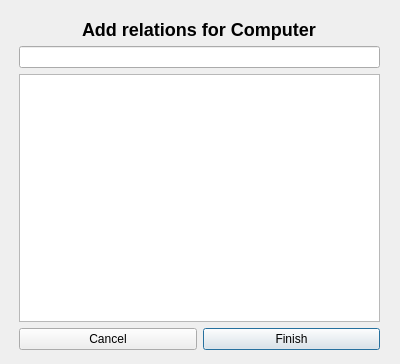
<?xml version="1.0" encoding="UTF-8"?>
<ui version="4.0">
 <class>AddRelationToComputer</class>
 <widget class="QDialog" name="AddRelationToComputer">
  <property name="geometry">
   <rect>
    <x>0</x>
    <y>0</y>
    <width>400</width>
    <height>364</height>
   </rect>
  </property>
  <property name="windowTitle">
   <string>Add Relations</string>
  </property>
  <widget class="QWidget" name="verticalLayoutWidget">
   <property name="geometry">
    <rect>
     <x>19</x>
     <y>19</y>
     <width>361</width>
     <height>331</height>
    </rect>
   </property>
   <layout class="QVBoxLayout" name="verticalLayout">
    <item alignment="Qt::AlignHCenter">
     <widget class="QLabel" name="label_the_computer">
      <property name="text">
       <string>&lt;h2&gt;Add relations for Computer&lt;/h2&gt;</string>
      </property>
     </widget>
    </item>
    <item>
     <widget class="QLineEdit" name="input_search_programmers"/>
    </item>
    <item>
     <widget class="QListWidget" name="list_programmers_to_relate"/>
    </item>
    <item>
     <layout class="QHBoxLayout" name="horizontalLayout">
      <item>
       <widget class="QPushButton" name="button_cancel">
        <property name="text">
         <string>Cancel</string>
        </property>
       </widget>
      </item>
      <item>
       <widget class="QPushButton" name="button_finish">
        <property name="text">
         <string>Finish</string>
        </property>
        <property name="default">
         <bool>true</bool>
        </property>
       </widget>
      </item>
     </layout>
    </item>
   </layout>
  </widget>
 </widget>
 <resources/>
 <connections/>
</ui>
